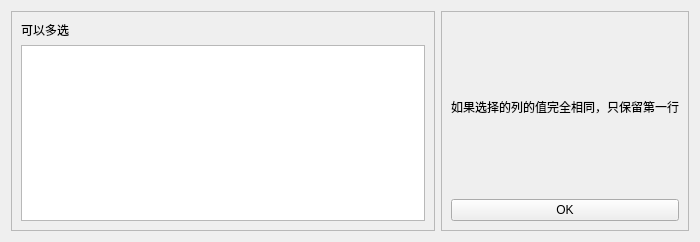
<?xml version="1.0" encoding="UTF-8"?>
<ui version="4.0">
 <class>Form</class>
 <widget class="QWidget" name="Form">
  <property name="geometry">
   <rect>
    <x>0</x>
    <y>0</y>
    <width>700</width>
    <height>242</height>
   </rect>
  </property>
  <property name="windowTitle">
   <string>行去重</string>
  </property>
  <layout class="QHBoxLayout" name="horizontalLayout">
   <item>
    <widget class="QFrame" name="frame">
     <property name="frameShape">
      <enum>QFrame::StyledPanel</enum>
     </property>
     <property name="frameShadow">
      <enum>QFrame::Raised</enum>
     </property>
     <layout class="QVBoxLayout" name="verticalLayout">
      <item>
       <widget class="QLabel" name="label">
        <property name="text">
         <string>可以多选</string>
        </property>
       </widget>
      </item>
      <item>
       <widget class="QListWidget" name="column_names">
        <property name="selectionMode">
         <enum>QAbstractItemView::ExtendedSelection</enum>
        </property>
       </widget>
      </item>
     </layout>
    </widget>
   </item>
   <item>
    <widget class="QFrame" name="frame_2">
     <property name="frameShape">
      <enum>QFrame::StyledPanel</enum>
     </property>
     <property name="frameShadow">
      <enum>QFrame::Raised</enum>
     </property>
     <layout class="QVBoxLayout" name="verticalLayout_2">
      <item>
       <widget class="QLabel" name="label_2">
        <property name="text">
         <string>如果选择的列的值完全相同，只保留第一行</string>
        </property>
       </widget>
      </item>
      <item>
       <widget class="QPushButton" name="btn_ok">
        <property name="text">
         <string>OK</string>
        </property>
       </widget>
      </item>
     </layout>
    </widget>
   </item>
  </layout>
 </widget>
 <resources/>
 <connections/>
</ui>
